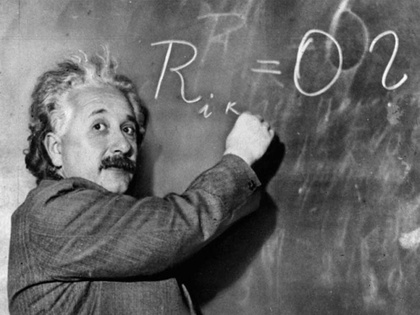
%> input picture Scale-space blob detection/data/einstein.jpg, 420 x 315 px, shrunk from 640 x 480 before the run
$ octave evalCode.m   (GNU Octave 9; MATLAB toolbox functions it lacks are replaced by stand-ins)
%> lines starting %> are read from the running program, lines starting %| are printed output that depends on the picture
%> further down, im is the input picture: size 315x420x3 uint8; min 0, max 255, mean 104.2
### Scale-space blob detection/code/detectBlobsScaleFilter.m
function blobs = detectBlobsScaleFilter(im)
% DETECTBLOBS detects blobs in an image
%   BLOBS = DETECTBLOBSSCALEFILTER(IM, PARAM) detects multi-scale blobs in IM.
%   The method uses the Laplacian of Gaussian filter to find blobs across
%   scale space. This version of the code scales the filter and keeps the
%   image same which is slow for big filters.
%
% Input:
%   IM - input image
%
% Ouput:
%   BLOBS - n x 4 array with blob in each row in (x, y, radius, score)
%
% This code is part of:
%
%   CMPSCI 670: Computer Vision, Fall 2014
%   University of Massachusetts, Amherst
%   Instructor: Subhransu Maji
%
%   Homework 3: Blob detector


% Dummy - returns a blob at the center of the image
% blobs = round([size(im,2)*0.5 size(im,1)*0.5 0.25*min(size(im,1), size(im,2)) 1]);
im = rgb2gray(im); im = im2double(im);
[h,w,n] = size(im);
%> h = 315; w = 420; n = 1
scaleSpace = zeros(h, w, n);
template = zeros(h, w, n);
max_candi = zeros(h, w, n);
blobs = zeros(1,4);
% initial the scale
scale = 1;

for i = 1:11
    k = 2*(scale^i);
    Hsize = 6*ceil(k);
    H = k^2 * fspecial('log', Hsize, k);
    scaleSpace(:,:,i) = imfilter(im, H, 'replicate');
    scaleSpace(:,:,i) = abs(scaleSpace(:,:,i));

    template(:,:,i) = ordfilt2(scaleSpace(:,:,i), 25, ones(5));
    %template(:,:,i+1) = ordfilt2(scaleSpace(:,:,i+1), (2*ceil(0.3*(i+1))+1)^2, ones(2*ceil(0.3*(i+1))+1));

    maxCandiTem = template(:,:,i);
    maxCandiTem(template(:,:,i) ~= scaleSpace(:,:,i)) = 0;
    max_candi(:,:,i) = maxCandiTem;

    scale = scale + 0.02;
end
%> this loop made 11 passes
%> pass 1, in detectBlobsScaleFilter, `maxCandiTem = template(:,:,i);`:
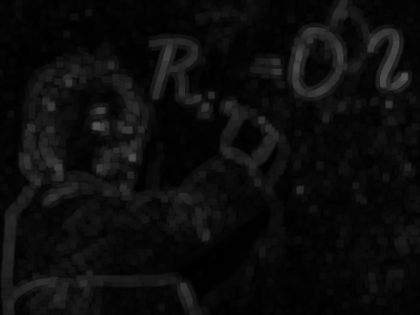
%> maxCandiTem: size 315x420 double; min 0.000338, max 0.325, mean 0.0499
%> after the loop, scale = 1.22


NumBlobs = 0;
for i = 0:10
    [MaxPosition_row, MaxPosition_col] = find(max_candi(:,:,i+1)>0);
    for j=1:size(MaxPosition_row)
        candidate = max_candi(MaxPosition_row(j), MaxPosition_col(j), i+1);
        if(candidate ~= max(template(MaxPosition_row(j), MaxPosition_col(j),:)) )
            continue;
        end

        if(candidate > 0.05 )
            NumBlobs = NumBlobs + 1;
            blobs(NumBlobs, :) = [MaxPosition_col(j), MaxPosition_row(j),1.414*2*((1+0.0231*i)^i), candidate];
        end
    end
end
%> after the loop, NumBlobs = 638; blobs = 638 rows, first 8: [6 266 2.83 0.129; 7 259 2.83 0.124; 7 304 2.83 0.115; 10 268 2.83 0.13; 10 274 2.83 0.125; 29 133 2.83 0.147; 34 186 2.83 0.108; 34 302 2.83 0.091]


### Scale-space blob detection/code/detectBlobsScaleImage.m
function blobs = detectBlobsScaleImage(im)
% DETECTBLOBS detects blobs in an image
%   BLOBS = DETECTBLOBSCALEIMAGE(IM, PARAM) detects multi-scale blobs in IM.
%   The method uses the Laplacian of Gaussian filter to find blobs across
%   scale space. This version of the code scales the image and keeps the
%   filter same for speed.
%
% Input:
%   IM - input image
%
% Ouput:
%   BLOBS - n x 4 array with blob in each row in (x, y, radius, score)
%
% This code is part of:
%
%   CMPSCI 670: Computer Vision, Fall 2014
%   University of Massachusetts, Amherst
%   Instructor: Subhransu Maji
%
%   Homework 3: Blob detector


% Dummy - returns a blob at the center of the image
blobs = round([size(im,2)*0.5 size(im,1)*0.5 0.25*min(size(im,1), size(im,2)) 1]);
im = rgb2gray(im);
im = im2double(im);
[h,w,n] = size(im);

scaleSpace = zeros(h,w,n);

### Scale-space blob detection/code/drawBlobs.m
function drawBlobs(im, blobs, nmax)
% DRAWBLOBS overlays the image with blobs as circles
%   DRAWBLOBS(IM, BLOBS, THRESHOLD) overalys IM converted to a grayscale
%   image with BLOBS that are above a THRESHOLD. If THRESHOLD is not
%   specified it is set to 0.
%
% Input:
%   IM - the image (if rgb image is provided it is converted to grayscale)
%   BLOBS - n x 4 matrix with each row is a blob (x, y, radius, score)
%   THRESHOLD - only blobs above this are shown (default = 0)
%
% This code is part of:
%
%   CMPSCI 670: Computer Vision, Fall 2014
%   University of Massachusetts, Amherst
%   Instructor: Subhransu Maji
%
%   Homework 3: Blob detector

% If threshold is not specified, set it to 0
if nargin < 3
    nmax = size(blobs,1);
end
nmax = min(nmax, size(blobs,1));

% Convert the image to gray scale for better visibility
if size(im, 3) > 1
    im = rgb2gray(im);
end

figure;
imshow(im); hold on;

% Loop over points and draw circles
if nmax < 1,
    return; % no blobs
end

[~,ord] = sort(-blobs(:,4));
theta = linspace(0, 2*pi, 24);
for i = 1:nmax,
    r = blobs(ord(i),3);
    plot(blobs(ord(i),1) + r*cos(theta), blobs(ord(i),2) + r*sin(theta), 'r-', 'linewidth',2);
end

### Scale-space blob detection/code/evalCode.m
% Evaluation code for blob detector
%
% Your goal is to implement the laplacian of the gaussian blob detector
%
%
% This code is part of:
%
%   CMPSCI 670: Computer Vision, Fall 2014
%   University of Massachusetts, Amherst
%   Instructor: Subhransu Maji
%
%   Homework 3: Blob detector

imageName = 'einstein.jpg'; %butterfly.jpg, einstein.jpg, fishes.jpg, sunflowers.jpg

dataDir = fullfile('..','data');
im = imread(fullfile(dataDir, imageName));

%% Implement the code to detect blobs here
% First implement a version that scales the filter and applies on the
% image
tic;
blobs1 = detectBlobsScaleFilter(im);
%> blobs1 has the same summary as blobs in detectBlobsScaleFilter
toc;

% Now implement a version that scales the image
tic;
blobs2 = detectBlobsScaleImage(im);
%> blobs2 = [210 158 79 1]
toc;

%% Draw blobs on the image
numBlobsToDraw = 1000;
drawBlobs(im, blobs1, numBlobsToDraw);
%> in drawBlobs, `[~,ord] = sort(-blobs(:,4));`: ord = 638 values, max 638 at index 608, min 1 at index 216, mean 319.5
%> the loop in drawBlobs, `for i = 1:nmax,` made 638 passes
%> r on passes 1 to 3: 22.6, 3.1, 2.89
title('Blob detection: scale filter');
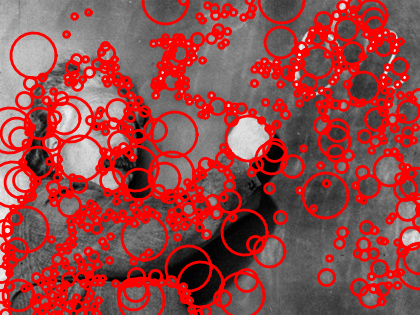
%> figure redrawn from the program's plot data; its title reads 'Blob detection: scale filter'

drawBlobs(im, blobs2, numBlobsToDraw);
%> the loop in drawBlobs (call 2), `for i = 1:nmax,` made 1 pass
%> r on pass 1: 79
title('Blob detection: scale image');
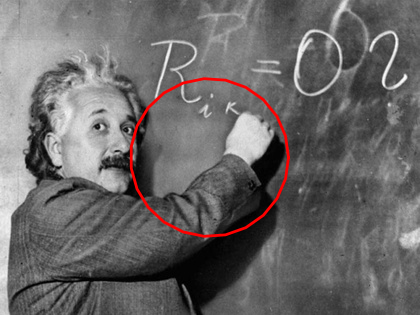
%> figure redrawn from the program's plot data; its title reads 'Blob detection: scale image'

$ run again, with Scale-space blob detection/data/fishes.jpg copied over Scale-space blob detection/data/einstein.jpg
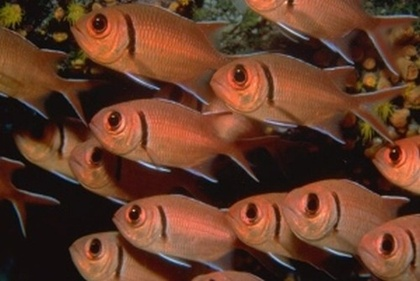
%> input picture Scale-space blob detection/data/fishes.jpg, 420 x 281 px, shrunk from 500 x 335 before the run
%> im is the input picture: size 281x420x3 uint8; mean R, G, B 100.5, 60, 40.9
%> im: size 281x420 uint8
%> im: size 281x420 double
%> after the loop in detectBlobsScaleFilter, `for i = 1:11`: scale = 1.22
%> after the loop in detectBlobsScaleFilter, `for i = 0:10`: NumBlobs = 602; blobs = 602 rows, first 8: [1 94 2.83 0.0882; 1 98 2.83 0.0841; 4 95 2.83 0.0923; 5 159 2.83 0.142; 10 27 2.83 0.102; 15 33 2.83 0.0746; 15 215 2.83 0.0651; 19 214 2.83 0.117]
%> blobs1 has the same summary as blobs in detectBlobsScaleFilter
%> blobs2 = [210 141 70 1]
%> ord = 602 values, max 602 at index 528, min 1 at index 413, mean 301.5
%> the loop in drawBlobs, `for i = 1:nmax,` made 602 passes
%> r on passes 1 to 3: 8.07, 6.16, 6.16
%> `title('Blob detection: scale filter');`:
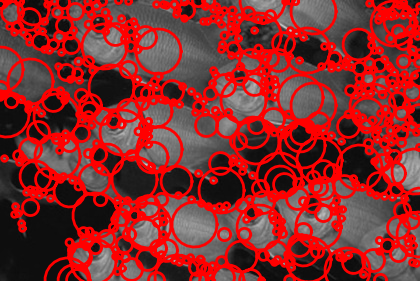
%> figure redrawn from the program's plot data; its title reads 'Blob detection: scale filter'
%> the loop in drawBlobs (call 2), `for i = 1:nmax,` made 1 pass
%> r on pass 1: 70
%> `title('Blob detection: scale image');`:
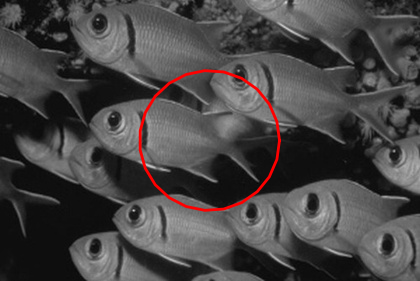
%> figure redrawn from the program's plot data; its title reads 'Blob detection: scale image'

$ run again, with Scale-space blob detection/data/sunflowers.jpg copied over Scale-space blob detection/data/einstein.jpg
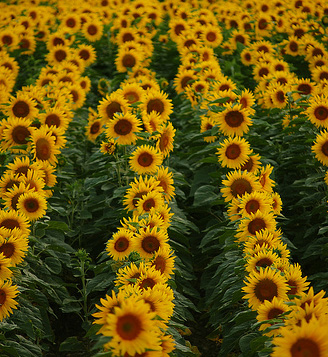
%> input picture Scale-space blob detection/data/sunflowers.jpg, 328 x 357 px
%> im is the input picture: size 357x328x3 uint8; mean R, G, B 104.4, 83.8, 10.8
%> im: size 357x328 uint8
%> im: size 357x328 double
%> after the loop in detectBlobsScaleFilter, `for i = 1:11`: scale = 1.22
%> after the loop in detectBlobsScaleFilter, `for i = 0:10`: NumBlobs = 1405; blobs = 1405 rows, first 8: [1 4 2.83 0.0868; 1 44 2.83 0.12; 1 49 2.83 0.134; 1 341 2.83 0.0521; 2 87 2.83 0.0675; 2 207 2.83 0.192; 2 345 2.83 0.0668; 4 27 2.83 0.103]
%> blobs1 has the same summary as blobs in detectBlobsScaleFilter
%> blobs2 = [164 179 82 1]
%> ord = 1405 values, max 1405 at index 828, min 1 at index 1181, mean 703
%> the loop in drawBlobs, `for i = 1:nmax,` made 1000 passes
%> r on passes 1 to 3: 4.03, 4.03, 4.03
%> `title('Blob detection: scale filter');`:
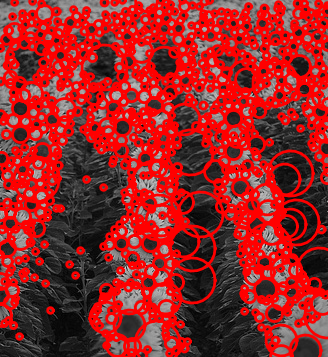
%> figure redrawn from the program's plot data; its title reads 'Blob detection: scale filter'
%> the loop in drawBlobs (call 2), `for i = 1:nmax,` made 1 pass
%> r on pass 1: 82
%> `title('Blob detection: scale image');`:
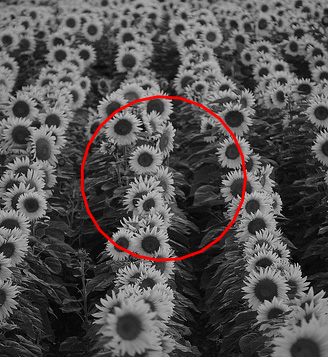
%> figure redrawn from the program's plot data; its title reads 'Blob detection: scale image'

$ run again, with Scale-space blob detection/data/butterfly.jpg copied over Scale-space blob detection/data/einstein.jpg
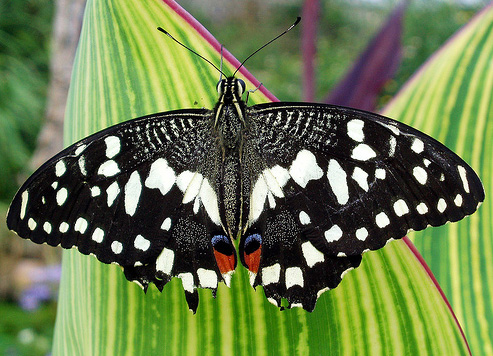
%> input picture Scale-space blob detection/data/butterfly.jpg, 493 x 356 px
%> im is the input picture: size 356x493x3 uint8; mean R, G, B 106.9, 123.5, 76.9
%> im: size 356x493 uint8
%> im: size 356x493 double
%> after the loop in detectBlobsScaleFilter, `for i = 1:11`: scale = 1.22
%> after the loop in detectBlobsScaleFilter, `for i = 0:10`: NumBlobs = 1195; blobs = 1195 rows, first 8: [5 225 2.83 0.0951; 8 210 2.83 0.161; 15 233 2.83 0.192; 22 190 2.83 0.192; 27 218 2.83 0.249; 43 200 2.83 0.378; 45 244 2.83 0.196; 59 188 2.83 0.307]
%> blobs1 has the same summary as blobs in detectBlobsScaleFilter
%> blobs2 = [247 178 89 1]
%> ord = 1195 values, max 1195 at index 978, min 1 at index 876, mean 598
%> the loop in drawBlobs, `for i = 1:nmax,` made 1000 passes
%> r on passes 1 to 3: 6.16, 4.88, 6.16
%> `title('Blob detection: scale filter');`:
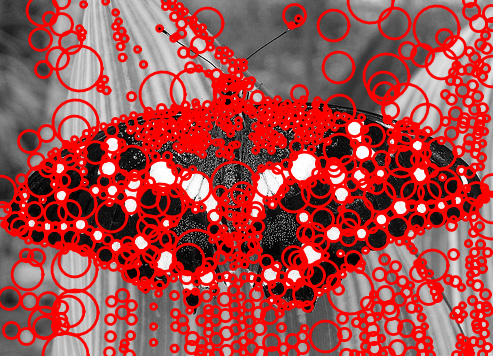
%> figure redrawn from the program's plot data; its title reads 'Blob detection: scale filter'
%> the loop in drawBlobs (call 2), `for i = 1:nmax,` made 1 pass
%> r on pass 1: 89
%> `title('Blob detection: scale image');`:
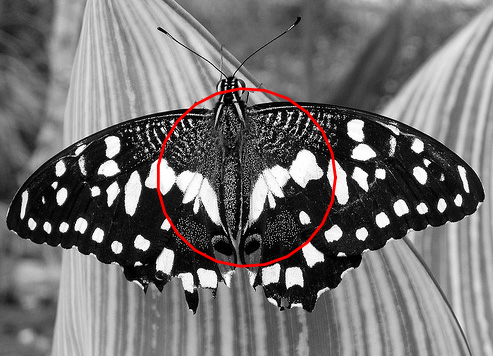
%> figure redrawn from the program's plot data; its title reads 'Blob detection: scale image'
